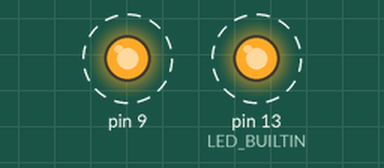
This sketch was run on a simulated Arduino Uno, built with avr-gcc and run on an emulated ATmega328P. Shown: output pins drawn as LEDs (lit = HIGH). Dashed ring = blinking.

Above: at 0.2 s.
Timing chart, 0 to 3.0 s (numbered marks = the images above):
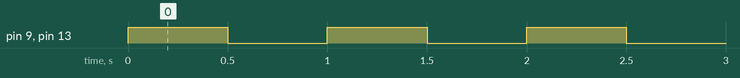

Measured:
- by itself, pin 9, pin 13 (LED_BUILTIN): alternates HIGH for 0.50 s and LOW for 0.50 s

The sketch:

sketch_oct27a.ino
```cpp
void setup()
{
  pinMode(LED_BUILTIN, OUTPUT);
  pinMode(9, OUTPUT);
}

void loop()
{
  digitalWrite(LED_BUILTIN, HIGH);
  digitalWrite(9, HIGH);
  delay(500); // Wait for 1000 millisecond(s)
  digitalWrite(LED_BUILTIN, LOW);
  digitalWrite(9, LOW);
  delay(500); // Wait for 1000 millisecond(s)
}
```
